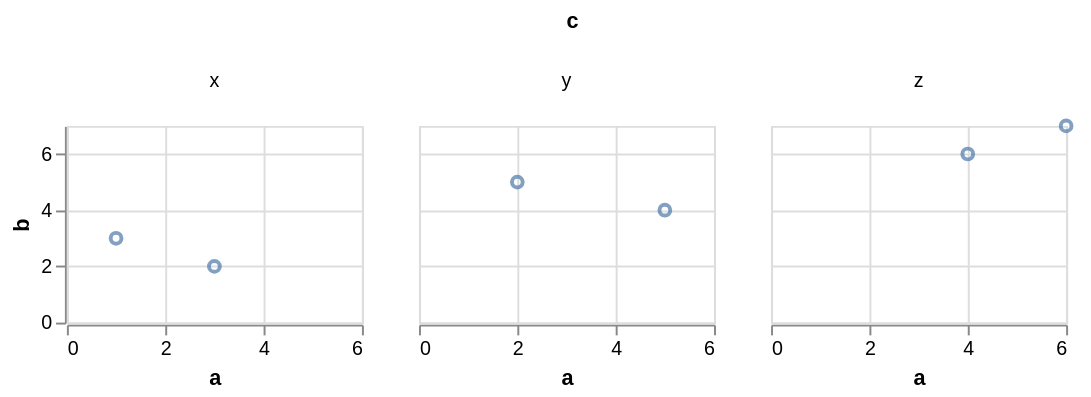

This figure's Vega-Lite source:
### Vega-Lite specification from a JSON file in a GitHub repository (floating-point values rounded to 4 significant figures)
{"$schema": "https://vega.github.io/schema/vega-lite/v6.json", "data": {"values": [{"a": 1, "b": 3, "c": "x", "d": "2020-01-01"}, {"a": 2, "b": 5, "c": "y", "d": "2020-03-01"}, {"a": 3, "b": 2, "c": "x", "d": "2020-06-01"}, {"a": 4, "b": 6, "c": "z", "d": "2020-09-01"}, {"a": 5, "b": 4, "c": "y", "d": "2021-01-01"}, {"a": 6, "b": 7, "c": "z", "d": "2021-04-01"}]}, "facet": {"column": {"field": "c", "type": "nominal"}}, "spec": {"width": 150, "height": 100, "mark": "point", "encoding": {"x": {"field": "a", "type": "quantitative"}, "y": {"field": "b", "type": "quantitative"}}, "params": [{"name": "brush", "select": "interval"}]}}
